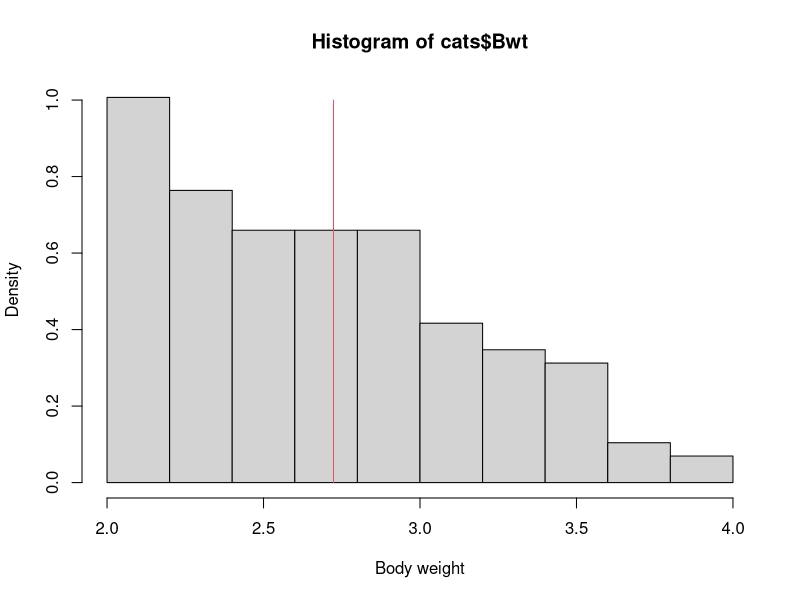
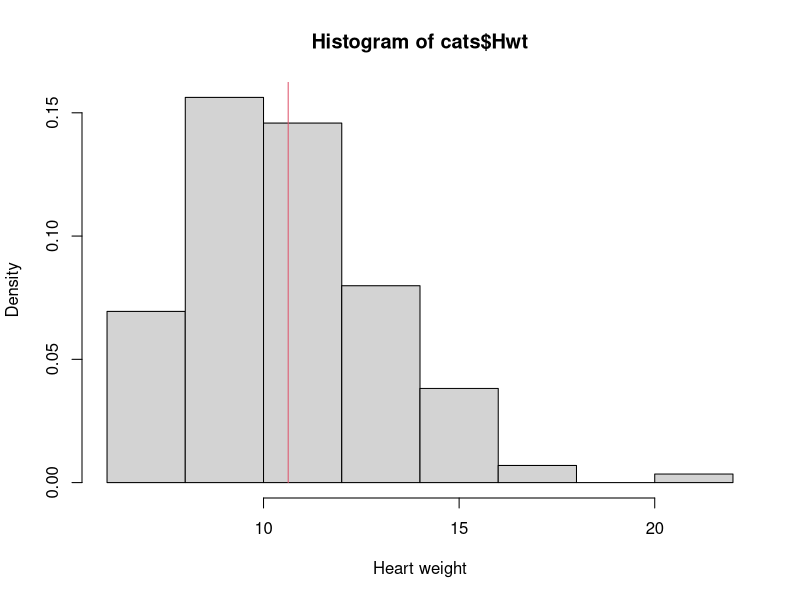
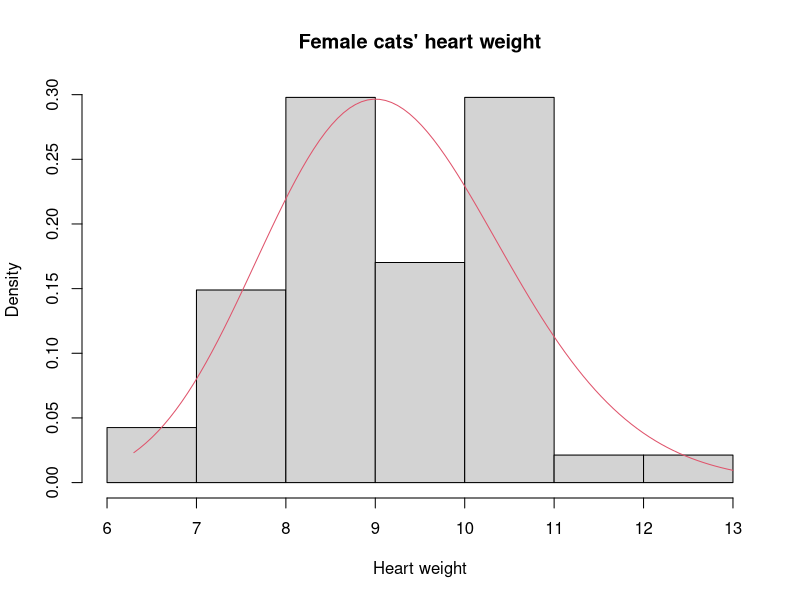
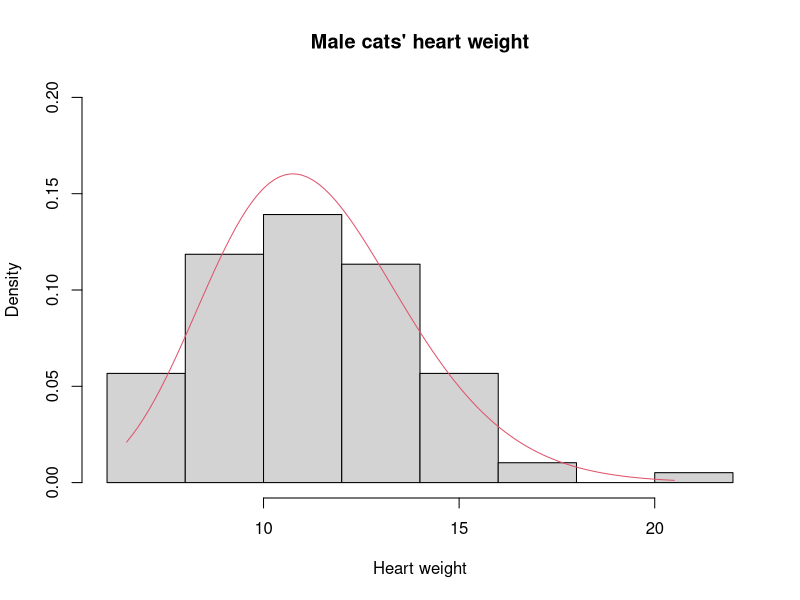

The R source for these figures, in order:
## ---- chunk 1
library(MASS)
data(cats)
## ---- chunk 2
# View(cats)
summary(cats)
# Sex: number(Female)=47  number(Male)=97
# Body weight(kg): minimal=2,mean=2.724, max=3.9, 1st quantile=2.3, 3rd quantile=3.025, 
# Median=2.7
# Heart weight(g): minimal=6.3,mean=10.63, max=20.5, 1st quantile=8.95, 3rd quantile=12.12,
# Median=10.10
## ---- chunk 3
Bwt_mean <- mean(cats$Bwt)
Hwt_mean <- mean(cats$Hwt)
hist(cats$Bwt, probability=TRUE, xlab="Body weight")
segments(Bwt_mean, 0, Bwt_mean, 1, col=2)
hist(cats$Hwt, probability=TRUE, xlab="Heart weight")
segments(Hwt_mean, 0, Hwt_mean, 1, col=2)
# The calculated mean seems correct.
## ---- chunk 4
fake.mean <- 10
fake.var <- 8
a <- fake.mean^2/fake.var
cat("From the value of fake.mean and fake.var, the value of a is: ", a, "\n")
s <- fake.var/fake.mean
## ---- chunk 5
cats_mean_Hwt <- mean(cats$Hwt)
cats_var_Hwt <- var(cats$Hwt)
cat("Mean of heart weight: ", cats_mean_Hwt, "\n")
cat("Standard deviation of heart weight: ", sd(cats$Hwt), "\n")
cat("Varience of heart weight: ", cats_var_Hwt, "\n")
a_hat <- cats_mean_Hwt^2/cats_var_Hwt
s_hat <- cats_var_Hwt/cats_mean_Hwt
cat("Estimates of a: ", a_hat, ",\nEstimates of s: ", s_hat, "\n")
## ---- chunk 6
cat.stats <- function(value_x=cats$Hwt){
  cats_mean_Hwt <- mean(value_x)
  cats_var_Hwt <- var(value_x)
  return(c(cats_mean_Hwt, cats_var_Hwt))
}
cat("Mean of the cats' hearts weight: ", cat.stats()[1], "\n")
cat("Varience of the cats' hearts weight: ", cat.stats()[2], "\n")
## ---- chunk 7
gamma.cat <- function(value_x=cats$Hwt){
  cats_feature <- cat.stats(value_x)
  a_hat <- cats_feature[1]^2/cats_feature[2]
  s_hat <- cats_feature[2]/cats_feature[1]
  return(c(a_hat, s_hat))
}
cats_para <- gamma.cat()
cat("Estimate of a: ", cats_para[1], "\n")
cat("Estimate of s: ", cats_para[2], "\n")
cats_Hwt_hat <- cats_para[1]*cats_para[2]
cat("Estimate of the cats' hearts weight: ", cats_Hwt_hat)
# According the results, the estimate of cats' hearts weight equal to the previous 
# calculation.
## ---- chunk 8
# Male
Index_male <- which(cats$Sex=="M")
cats_Hwt_male <- cats$Hwt[Index_male]
cats_para_male <- gamma.cat(cats_Hwt_male)
cat("Male-estimate of a: ", cats_para_male[1], ", estimates of s: ", 
    cats_para_male[2], "\n")

# Female
Index_female <- which(cats$Sex == "F")
cats_Hwt_female <- cats$Hwt[Index_female]
cats_para_female <- gamma.cat(cats_Hwt_female)
cat("Female-estimate of a: ",cats_para_female[1],", estimates of s: ",
    cats_para_female[2],"\n")
## ---- chunk 9
hist(cats_Hwt_female, main="Female cats' heart weight", xlab="Heart weight", 
     probability=T)
curve(dgamma(x,shape=cats_para_female[1],scale=cats_para_female[2]), 
      from=min(cats_Hwt_female), to=max(cats_Hwt_female), add=T, col=2)
# According to the picture, the distribution is partly consistent to the 
# empirical probability density.
# But there are still some difference. I consider that may due to the too 
# small sample space. 
## ---- chunk 10
hist(cats$Hwt[Index_male], main="Male cats' heart weight", xlab="Heart weight", ylim=c(0,0.2),
     probability = T)
curve(dgamma(x, shape=cats_para_male[1], scale=cats_para_male[2]), from=min(cats_Hwt_male),  
      to=max(cats_Hwt_male), add=T, col=2)
# The distribution is greatly consistent to the empirical probability density.
